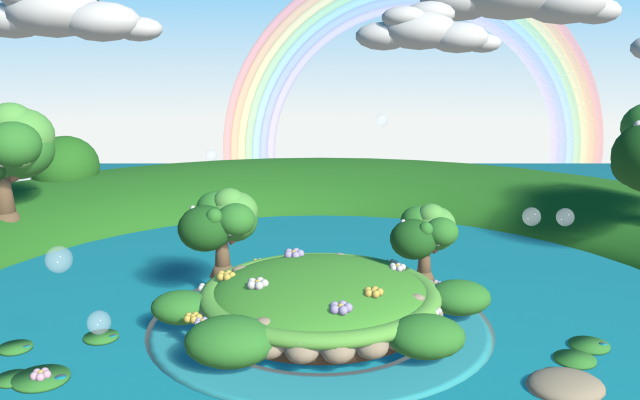
#> input picture docs/assets/home-environment/00-home-main.png, 1280 x 800 px (shown at 1/2 size)
$ python world-contact-sheet.py
#> lines starting #> are read from the running program, lines starting #| are printed output that depends on the picture
"""
world-contact-sheet.py — stitch the world renders into one image.

Same argument as the lion's sheet: separate PNGs are separate decisions to go
and look, and one sheet is a glance. Labels are burned in because a grid of a
landscape from four angles is genuinely ambiguous.

Run via `npm run world:review -- --sheet`, or directly:
  python3 scripts/world-contact-sheet.py
"""
import os
import sys

try:
    from PIL import Image, ImageDraw
except ImportError:
    sys.exit("[sheet] PIL not available — skipping the contact sheet "
             "(the renders in docs/assets/home-environment/ are unaffected)")

REPO = os.path.dirname(os.path.dirname(os.path.abspath(__file__)))
SRC = os.path.join(REPO, "docs", "assets", "home-environment")
OUT = os.path.join(REPO, "docs", "assets", "home-environment-sheet.png")

CELL_W, CELL_H = 440, 275
PAD = 20
COLS = 2


def main():
    if not os.path.isdir(SRC):
        sys.exit(f"[sheet] {SRC} missing — run npm run world:review first")
    files = sorted(f for f in os.listdir(SRC)
                   if f.endswith(".png") and f[0].isdigit())
    if not files:
        sys.exit(f"[sheet] no numbered renders in {SRC}")

    rows = (len(files) + COLS - 1) // COLS
    sheet = Image.new("RGB", (COLS * CELL_W, rows * (CELL_H + PAD)), "white")
#> sheet: PIL image 880x590 RGB; every value is 255
    draw = ImageDraw.Draw(sheet)
    for i, name in enumerate(files):
        col, row = i % COLS, i // COLS
        x, y = col * CELL_W, row * (CELL_H + PAD)
        img = Image.open(os.path.join(SRC, name)).convert("RGB")
        sheet.paste(img.resize((CELL_W, CELL_H), Image.LANCZOS), (x, y))
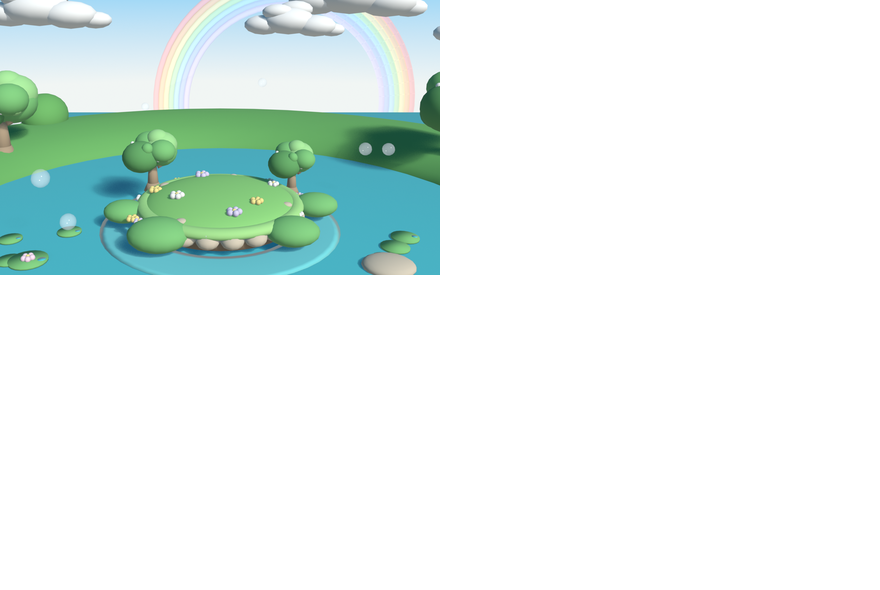
#> sheet: PIL image 880x590 RGB; mean R, G, B 228.9, 240.9, 237.5
        label = os.path.splitext(name)[0].split("-", 1)[-1].replace("-", " ")
        draw.text((x + 4, y + CELL_H + 4), label, fill="black")
#> pass 2 of the loop in main, `for i, name in enumerate(files):`:
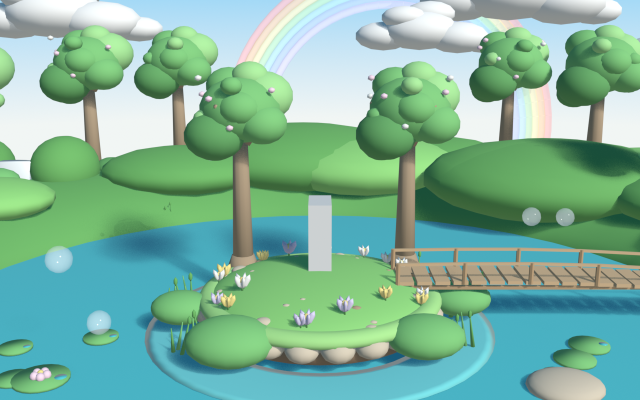
#> input picture docs/assets/home-environment/01-home-main-scale.png, 1280 x 800 px (shown at 1/2 size)
#> in main, `sheet.paste(img.resize((CELL_W, CELL_H), Image.LANCZOS), (x, y))`:
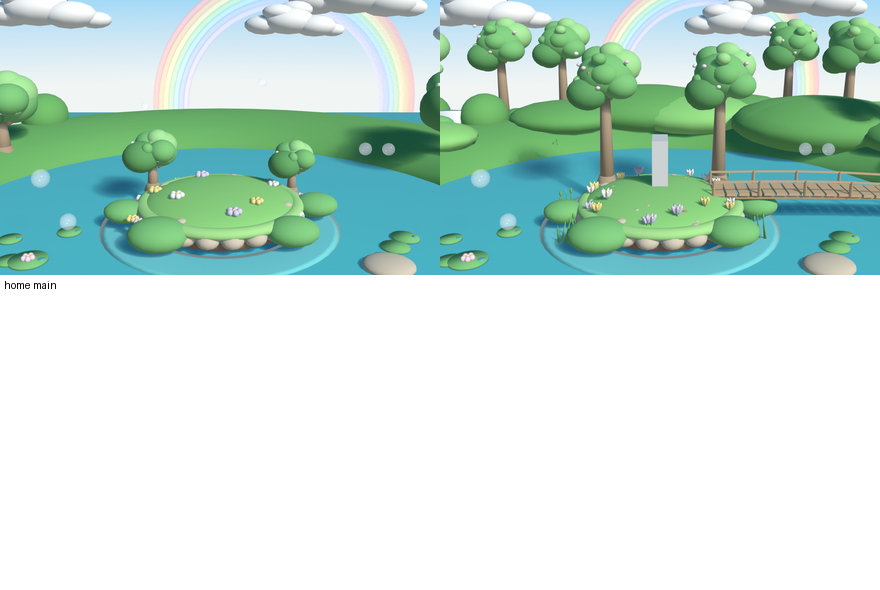
#> sheet: PIL image 880x590 RGB; mean R, G, B 198.8, 223.2, 214.2
#> pass 3 of the loop in main, `for i, name in enumerate(files):`:
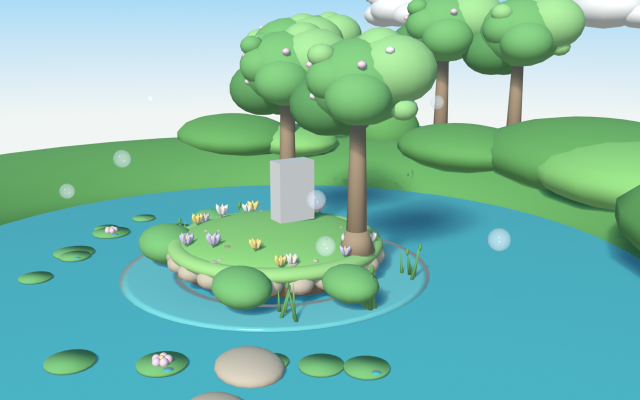
#> input picture docs/assets/home-environment/02-side.png, 1280 x 800 px (shown at 1/2 size)
#> in main, `sheet.paste(img.resize((CELL_W, CELL_H), Image.LANCZOS), (x, y))`:
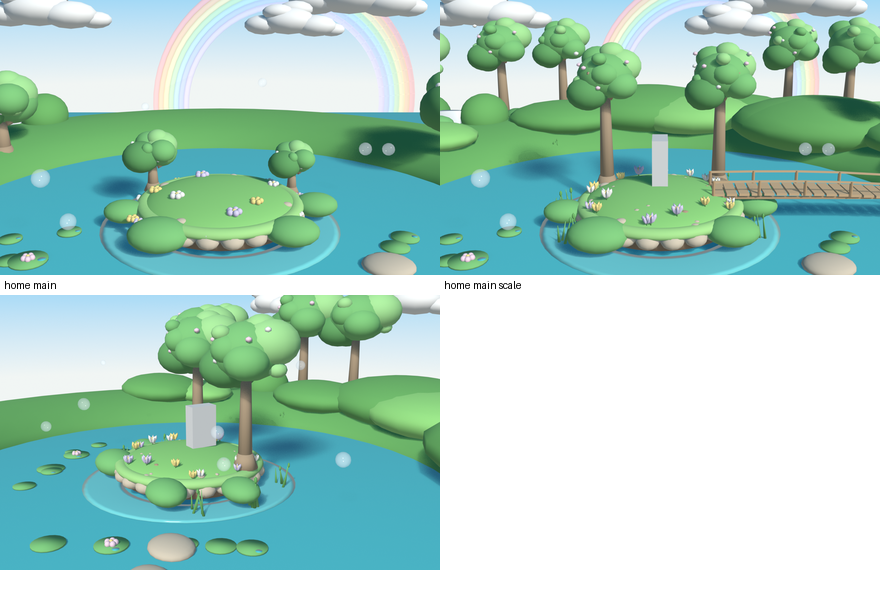
#> sheet: PIL image 880x590 RGB; mean R, G, B 167.8, 207.4, 194.3
    sheet.save(OUT)
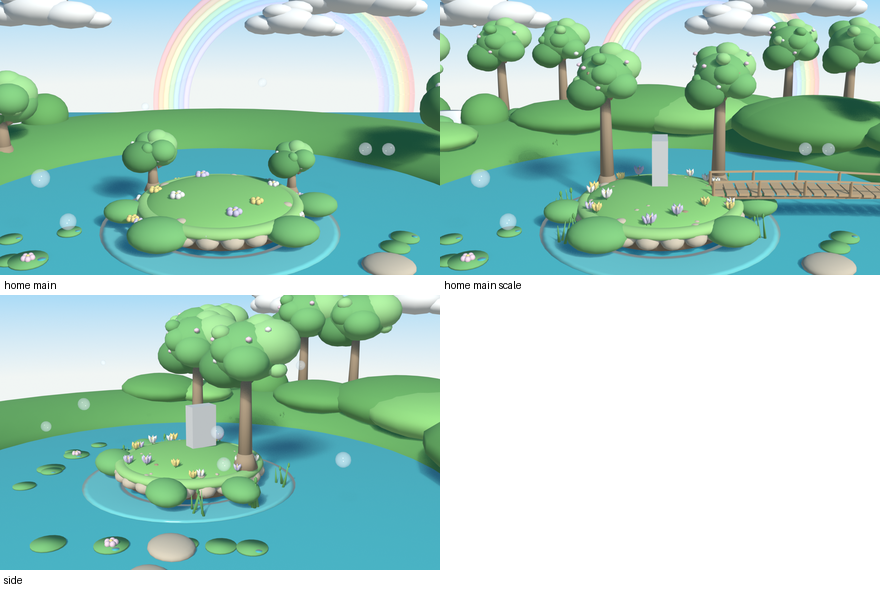
#> saved as home-environment-sheet.png: PIL image 880x590 RGB; mean R, G, B 167.8, 207.4, 194.3
    print(f"[sheet] {OUT}  ({len(files)} tiles, {COLS}x{rows})")


if __name__ == "__main__":
    main()
